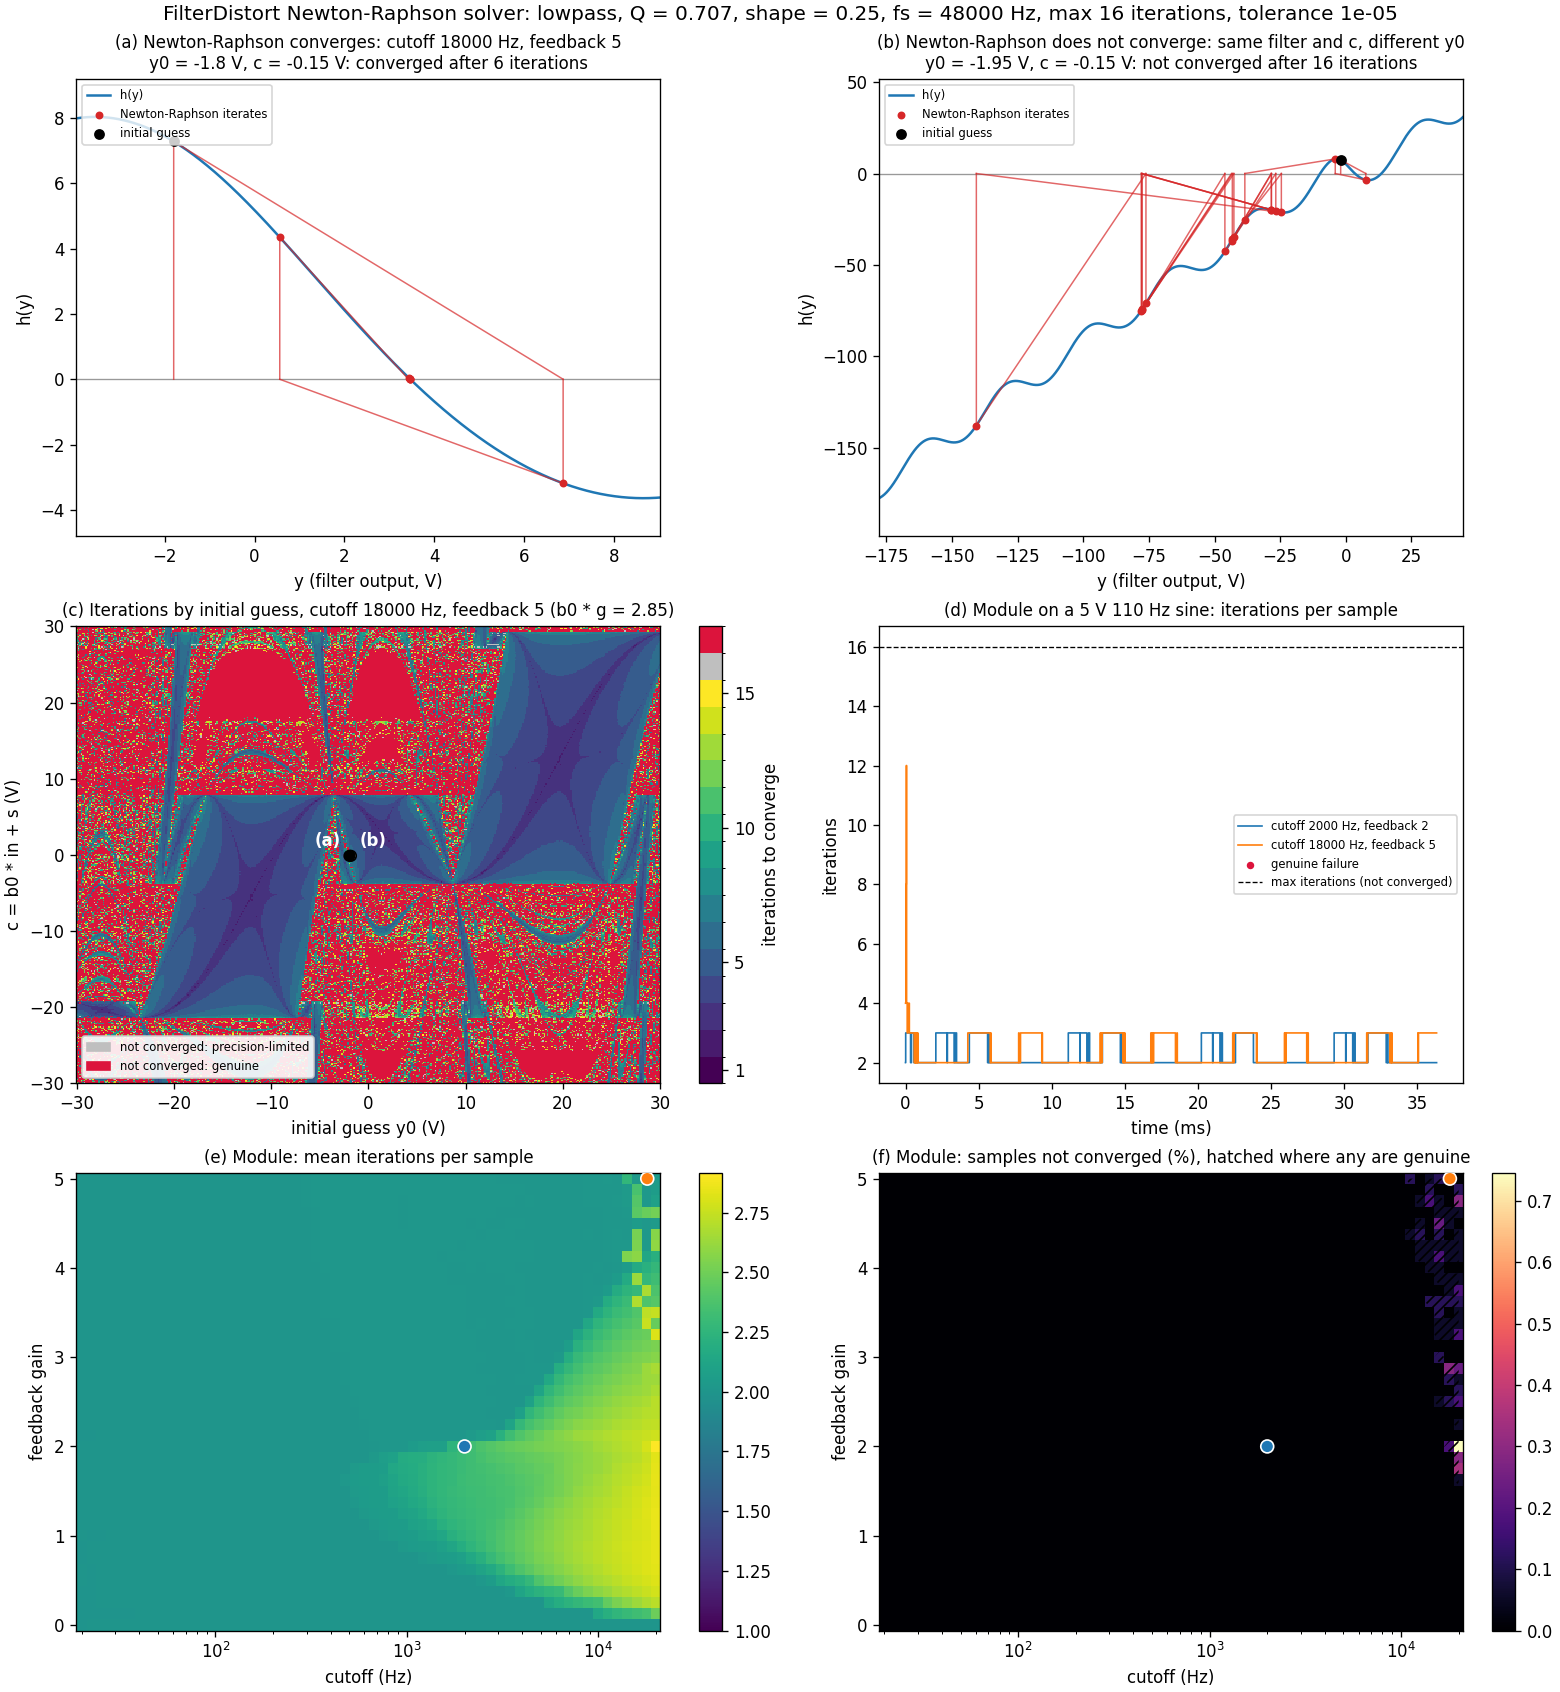

Write Python code to recreate this figure.
"""
Reference implementation of the FilterDistort Newton-Raphson delay-free loop solver.

Mirrors FilterDistort::solveDelayFree() and FilterDistort::process() (Newton-Raphson mode)
from src/FilterDistort.cpp, including Rack's dsp::BiquadFilter (direct form I) and float32
arithmetic. Everything is vectorised over a batch of independent module instances, so the
same code runs a single case or a whole parameter grid.

The loop being solved, per sample:
    y = b0 * (in + g * D(y)) + s,   D(y) = 5 * distort(0.2 * y, shape)
by Newton-Raphson on h(y) = y - b0 * (in + g * D(y)) - s, starting from the previous output.

Non-converged solves are split into two kinds:
  - precision-limited: the iterate is at a root but steps by ~1 float32 ulp forever, because
    the tolerance is smaller than the float32 spacing at that |y|;
  - genuine: the iteration cycles, wanders or blows up away from any root.

Usage:
    py newton_raphson.py [--shape 0.25] [--q 0.707] [--mode lowpass] [--show]
"""

import argparse
from pathlib import Path
from typing import Callable, NamedTuple

import numpy as np
import matplotlib.pyplot as plt
from matplotlib.colors import BoundaryNorm, ListedColormap
from matplotlib.patches import Patch

F32 = np.float32

# Same constants as FilterDistort.cpp
NR_MAX_ITERATIONS = 16
NR_TOLERANCE = F32(1e-5)
DH_EPSILON = F32(1e-9)
MAX_NORMALIZED_FREQ = 0.45

# A non-converged solve whose final step is within this many ulps of y is precision-limited
ULP_SLACK = 4


def distort(x, shape):
    a = np.sin(x + (shape - F32(0.5)) * F32(np.pi))
    b = np.tanh(x)
    blend = np.minimum(shape * F32(2), F32(1))
    return blend * a + (F32(1) - blend) * b


def distort_derivative(x, shape):
    a = np.cos(x + (shape - F32(0.5)) * F32(np.pi))
    t = np.tanh(x)
    b = F32(1) - t * t
    blend = np.minimum(shape * F32(2), F32(1))
    return blend * a + (F32(1) - blend) * b


def D(y, shape):
    """The module's nonlinearity as seen by the loop: 5 * distort(0.2 * y)."""
    return distort(y * F32(0.2), shape) * F32(5)


class Biquad:
    """dsp::BiquadFilter: setParameters() for LOWPASS/BANDPASS/HIGHPASS and IIRFilter::process()."""

    def __init__(self, mode, freq_hz, q, sample_rate):
        freq_hz = np.atleast_1d(np.asarray(freq_hz, dtype=np.float64))
        q = np.broadcast_to(np.asarray(q, dtype=np.float64), freq_hz.shape)
        f = np.minimum(freq_hz / sample_rate, MAX_NORMALIZED_FREQ).astype(F32)
        # K = std::tan(M_PI * f) is evaluated in double, then stored as float
        K = np.tan(np.pi * f.astype(np.float64)).astype(F32)
        q = q.astype(F32)
        norm = F32(1) / (F32(1) + K / q + K * K)
        if mode == "lowpass":
            b0 = K * K * norm
            b1, b2 = F32(2) * b0, b0
        elif mode == "bandpass":
            b0 = K / q * norm
            b1, b2 = np.zeros_like(b0), -b0
        elif mode == "highpass":
            b0 = norm
            b1, b2 = F32(-2) * b0, b0
        else:
            raise ValueError(mode)
        self.b = np.stack([b0, b1, b2]).astype(F32)
        self.a = np.stack([F32(2) * (K * K - F32(1)) * norm, (F32(1) - K / q + K * K) * norm]).astype(F32)
        n = freq_hz.shape[0]
        self.x = np.zeros((2, n), dtype=F32)
        self.y = np.zeros((2, n), dtype=F32)

    def historical(self):
        """s: the output contribution of the filter's internal state."""
        b, a, x, y = self.b, self.a, self.x, self.y
        return b[1] * x[0] + b[2] * x[1] - a[0] * y[0] - a[1] * y[1]

    def process(self, inp):
        out = self.b[0] * inp + self.historical()
        self.x[1] = self.x[0]
        self.x[0] = inp
        self.y[1] = self.y[0]
        self.y[0] = out
        return out


def h(y, inp, gain, shape, b0, s):
    return y - b0 * (inp + gain * D(y, shape)) - s


def newton_raphson(y0, inp, gain, shape, b0, s, trace=None, max_iterations=NR_MAX_ITERATIONS):
    """The loop of FilterDistort::solveDelayFree(), vectorised, from initial guess y0.

    Returns (y, iterations, last_step). iterations is the count needed for
    |step| < NR_TOLERANCE, or max_iterations if the solver ran out of iterations, the
    derivative vanished, or the result is not finite. last_step is the size of the final step
    taken (not part of the C++ code; used to classify non-convergence).
    If trace is a list, (iterate, is_bisection_step) is appended to it after each step; the
    flag is always False here, and exists so plots can share a trace format with other solvers.
    """
    y = np.array(y0, dtype=F32, copy=True)
    iterations = np.full(y.shape, max_iterations, dtype=np.int32)
    last_step = np.zeros(y.shape, dtype=F32)
    # Instances that have hit a `break` in the C++ loop
    done = np.zeros(y.shape, dtype=bool)
    no_bisection = np.zeros(y.shape, dtype=bool)
    if trace is not None:
        trace.append((y.copy(), no_bisection))

    with np.errstate(all="ignore"):
        for i in range(max_iterations):
            hy = h(y, inp, gain, shape, b0, s)
            # D'(y) = distort'(0.2 * y), as the 5 and 0.2 scalings cancel
            dh = F32(1) - b0 * gain * distort_derivative(y * F32(0.2), shape)
            vanished = ~done & (np.abs(dh) < DH_EPSILON)
            last_step[vanished] = np.inf
            done |= vanished
            step = np.where(done, F32(0), hy / np.where(done, F32(1), dh))
            last_step = np.where(done, last_step, np.abs(step))
            y = np.where(done, y, y - step)
            just_converged = ~done & (np.abs(step) < NR_TOLERANCE)
            iterations[just_converged] = i + 1
            done |= just_converged
            if trace is not None:
                trace.append((y.copy(), no_bisection))
            if done.all():
                break

    iterations[~np.isfinite(y)] = max_iterations
    return y, iterations, last_step


class Solver(NamedTuple):
    """A delay-free loop solver, so the same simulation and figure code can run any of them.

    solve(y0, inp, gain, shape, b0, s, trace=None) -> (y, iterations, last_step), where
    iterations == max_iterations means not converged.
    """
    name: str
    solve: Callable
    max_iterations: int
    tolerance: float


NEWTON_RAPHSON = Solver("Newton-Raphson", newton_raphson, NR_MAX_ITERATIONS, NR_TOLERANCE)


def genuinely_failed(solver, y, iterations, last_step):
    """Not converged, and not merely stepping by ~1 ulp at a root."""
    with np.errstate(all="ignore"):
        ulp = np.spacing(np.abs(y).astype(F32))
        precision_limited = np.isfinite(y) & (last_step <= ULP_SLACK * ulp)
    return (iterations >= solver.max_iterations) & ~precision_limited


def simulate(solver, mode, freq_hz, q, gain, shape, signal, sample_rate):
    """FilterDistort::process() with a delay-free solver, over a batch of instances.

    The solver starts from the filter's previous output, as FilterDistort::solveDelayFree() does.
    freq_hz, q and gain broadcast to the batch shape. Returns output, iterations and genuine
    failure flags, each (samples, batch).
    """
    freq_hz = np.atleast_1d(np.asarray(freq_hz, dtype=np.float64))
    filt = Biquad(mode, freq_hz, q, sample_rate)
    gain = np.broadcast_to(np.asarray(gain, dtype=F32), freq_hz.shape).astype(F32)
    shape = F32(shape)
    n = freq_hz.shape[0]
    feedback_state = np.zeros(n, dtype=F32)
    outputs = np.zeros((len(signal), n), dtype=F32)
    iterations = np.zeros((len(signal), n), dtype=np.int32)
    genuine = np.zeros((len(signal), n), dtype=bool)

    for t, inp in enumerate(signal.astype(F32)):
        y, its, last_step = solver.solve(filt.y[0], inp, gain, shape, filt.b[0], filt.historical())
        # Fall back to the unit-delay loop if the solver diverged
        filter_in = np.where(np.isfinite(y), inp + D(y, shape) * gain, inp + feedback_state)
        filtered = filt.process(filter_in)
        distorted = D(filtered, shape)
        feedback_state = distorted * gain
        outputs[t] = distorted
        iterations[t] = its
        genuine[t] = genuinely_failed(solver, y, its, last_step)

    return outputs, iterations, genuine


def plot_solve(ax, solver, y0, c, gain, shape, b0, title):
    """Plot h(y) for one solve, with the iterates: Newton-Raphson tangent steps in red,
    bisection midpoints in purple.

    c = b0 * in + s collects everything known at this sample, so in = c / b0, s = 0.
    """
    inp, s = F32(c / b0), F32(0)
    trace = []
    _, its, _ = solver.solve(np.array([y0], F32), inp, gain, shape, b0, s, trace=trace)
    iterates = np.array([v[0][0] for v in trace], dtype=np.float64)
    bisection = np.array([v[1][0] for v in trace], dtype=bool)
    keep = np.isfinite(iterates)
    finite, bisection = iterates[keep], bisection[keep]

    span = max(np.ptp(finite), 4.0)
    lo, hi = finite.min() - 0.25 * span, finite.max() + 0.25 * span
    ys = np.linspace(lo, hi, 2000).astype(F32)
    hs = h(ys, inp, gain, shape, b0, s)
    ax.axhline(0, color="0.6", lw=0.8)
    ax.plot(ys, hs, color="C0", lw=1.5, label="h(y)")

    hv = h(finite.astype(F32), inp, gain, shape, b0, s)
    for k in range(len(finite) - 1):
        if bisection[k + 1]:
            # Bisection step: no tangent, just the evaluated midpoint
            ax.plot([finite[k + 1], finite[k + 1]], [0, hv[k + 1]], color="C4", lw=0.9, alpha=0.7)
        else:
            ax.plot([finite[k], finite[k], finite[k + 1]], [0, hv[k], 0], color="C3", lw=0.9, alpha=0.7)
    ax.scatter(finite[~bisection], hv[~bisection], color="C3", s=14, zorder=3, label="Newton-Raphson iterates")
    if bisection.any():
        ax.scatter(finite[bisection], hv[bisection], color="C4", marker="s", s=14, zorder=3,
                   label="bisection midpoints")
    ax.scatter([finite[0]], [hv[0]], color="k", s=30, zorder=4, label="initial guess")

    # Inset zoomed on the bisection midpoints when the full trajectory dwarfs them
    if bisection.any():
        b_lo, b_hi = finite[bisection].min(), finite[bisection].max()
        if b_hi - b_lo < 0.1 * (hi - lo):
            pad = max(b_hi - b_lo, 1e-3) * 0.5
            zoom = ax.inset_axes([0.55, 0.08, 0.42, 0.42])
            zys = np.linspace(b_lo - pad, b_hi + pad, 500).astype(F32)
            zoom.axhline(0, color="0.6", lw=0.8)
            zoom.plot(zys, h(zys, inp, gain, shape, b0, s), color="C0", lw=1.2)
            zoom.scatter(finite[bisection], hv[bisection], color="C4", marker="s", s=10, zorder=3)
            zoom.set_xlim(b_lo - pad, b_hi + pad)
            zoom.set_title(f"bisection, zoomed ({bisection.sum()} steps)", fontsize=7)
            zoom.tick_params(labelsize=6)
            ax.indicate_inset_zoom(zoom, edgecolor="0.4")

    status = f"converged after {its[0]} iterations" if its[0] < solver.max_iterations else \
        f"not converged after {solver.max_iterations} iterations"
    ax.set_title(f"{title}\ny0 = {y0:.3g} V, c = {c:.3g} V: {status}", fontsize=10)
    ax.set_xlabel("y (filter output, V)")
    ax.set_ylabel("h(y)")
    ax.set_xlim(lo, hi)
    pad = 0.1 * np.ptp(hs)
    ax.set_ylim(hs.min() - pad, hs.max() + pad)
    ax.legend(fontsize=7, loc="upper left")


def run(solver, description, default_output, show_own_failures=False):
    """Parse the command line, run solver through every analysis and save the figure.

    With show_own_failures, adds a row with solves where this solver itself does not converge:
    one that never takes a bisection step, and one that does.
    """
    parser = argparse.ArgumentParser(description=description, formatter_class=argparse.RawDescriptionHelpFormatter)
    parser.add_argument("--shape", type=float, default=0.25, help="distortion shape, 0-1 (default 0.25)")
    parser.add_argument("--q", type=float, default=0.70710678, help="filter Q (default 0.707)")
    parser.add_argument("--mode", choices=["lowpass", "bandpass", "highpass"], default="lowpass")
    parser.add_argument("--sample-rate", type=float, default=48000.0)
    parser.add_argument("--input-freq", type=float, default=110.0, help="test sine frequency in Hz")
    parser.add_argument("--input-amp", type=float, default=5.0, help="test sine amplitude in V")
    parser.add_argument("--gentle", type=float, nargs=2, default=[2000.0, 2.0], metavar=("FREQ", "GAIN"),
                        help="cutoff (Hz) and feedback gain of the gentle setting (default 2000 2)")
    parser.add_argument("--hard", type=float, nargs=2, default=[18000.0, 5.0], metavar=("FREQ", "GAIN"),
                        help="cutoff (Hz) and feedback gain of the hard setting (default 18000 5)")
    parser.add_argument("--output", type=Path, default=default_output)
    parser.add_argument("--show", action="store_true", help="open an interactive window")
    args = parser.parse_args()

    sr = args.sample_rate
    shape = F32(args.shape)
    n = int(round(sr * 4 / args.input_freq))  # four periods
    t = np.arange(n) / sr
    signal = (args.input_amp * np.sin(2 * np.pi * args.input_freq * t)).astype(F32)

    # Time-domain runs of the module at two settings, as a batch of two instances
    freqs = np.array([args.gentle[0], args.hard[0]])
    gains = np.array([args.gentle[1], args.hard[1]])
    labels = [f"cutoff {f:g} Hz, feedback {g:g}" for f, g in zip(freqs, gains)]
    max_its = solver.max_iterations
    _, its, genuine = simulate(solver, args.mode, freqs, args.q, gains, shape, signal, sr)
    print(f"{solver.name}, module running on a {args.input_amp:g} V {args.input_freq:g} Hz sine, "
          f"shape {args.shape:g}:")
    for col, label in enumerate(labels):
        nc = its[:, col] >= max_its
        print(f"  {label}: mean {its[:, col].mean():.2f} iterations, "
              f"{100 * nc.mean():.1f}% not converged ({100 * genuine[:, col].mean():.1f}% genuine, "
              f"{100 * (nc & ~genuine[:, col]).mean():.1f}% precision-limited)")

    # Basin map for the hard setting: one solve for every initial guess y0 and known term
    # c = b0 * in + s. In the module y0 is the previous output; here it is swept freely.
    hard = Biquad(args.mode, [args.hard[0]], args.q, sr)
    b0 = hard.b[0, 0]
    hard_gain = F32(args.hard[1])
    y0s = np.linspace(-30, 30, 401).astype(F32)
    cs = np.linspace(-30, 30, 401).astype(F32)
    Y0, C = np.meshgrid(y0s, cs)
    y, basin_its, last_step = solver.solve(Y0, C / b0, hard_gain, shape, b0, F32(0))
    basin_genuine = genuinely_failed(solver, y, basin_its, last_step)
    # Categories: 1..max-1 iterations to converge, max = precision-limited, max+1 = genuine
    basin = np.where(basin_genuine, max_its + 1, basin_its)
    print(f"Basin map, {labels[1]} (b0 * g = {b0 * hard_gain:.2f}): "
          f"{100 * (basin == max_its).mean():.1f}% precision-limited, "
          f"{100 * basin_genuine.mean():.1f}% genuine failures")

    # Example solves on the same row of the basin map (same c), differing only in y0: the plain
    # Newton-Raphson genuine failure closest to the centre, and the nearest guess beside it where
    # Newton-Raphson converges. Chosen from Newton-Raphson for every solver, so their figures
    # show the same two cases.
    nr_y, nr_its, nr_last_step = newton_raphson(Y0, C / b0, hard_gain, shape, b0, F32(0))
    nr_genuine = genuinely_failed(NEWTON_RAPHSON, nr_y, nr_its, nr_last_step)
    rows, cols = np.nonzero(nr_genuine)
    if rows.size == 0:
        raise SystemExit("No Newton-Raphson failures at the hard setting; try a higher --hard gain or cutoff.")
    k = np.argmin(np.hypot(Y0[rows, cols], C[rows, cols]))
    r, fail_col = rows[k], cols[k]
    converged_cols = np.flatnonzero(nr_its[r] < NR_MAX_ITERATIONS)
    ok_col = converged_cols[np.argmin(np.abs(converged_cols - fail_col))]

    # This solver's own genuine failures closest to the centre of the basin map, split by
    # whether it ever took a bisection step
    own_cases = []
    if show_own_failures:
        trace = []
        solver.solve(Y0, C / b0, hard_gain, shape, b0, F32(0), trace=trace)
        ever_bisected = np.stack([step[1] for step in trace]).any(axis=0)
        for kind, mask in [("never brackets a root", basin_genuine & ~ever_bisected),
                           ("out of iterations while bisecting", basin_genuine & ever_bisected)]:
            rows, cols = np.nonzero(mask)
            if rows.size:
                k = np.argmin(np.hypot(Y0[rows, cols], C[rows, cols]))
                own_cases.append((kind, rows[k], cols[k]))

    # Parameter map: cutoff x feedback gain, every cell a separate module instance
    grid_freqs = np.geomspace(20.0, 20000.0, 60)
    grid_gains = np.linspace(0.0, 5.0, 41)
    F, G = np.meshgrid(grid_freqs, grid_gains)
    _, grid_its, grid_genuine = simulate(solver, args.mode, F.ravel(), args.q, G.ravel(), shape, signal, sr)
    grid_mean = grid_its.mean(axis=0).reshape(F.shape)
    grid_nc = (grid_its >= max_its).mean(axis=0).reshape(F.shape) * 100
    grid_gen = grid_genuine.mean(axis=0).reshape(F.shape) * 100

    n_rows = 4 if own_cases else 3
    fig = plt.figure(figsize=(13, 4.7 * n_rows), layout="constrained")
    fig.suptitle(f"FilterDistort {solver.name} solver: {args.mode}, Q = {args.q:.3g}, shape = {args.shape:g}, "
                 f"fs = {sr:g} Hz, max {max_its} iterations, tolerance {solver.tolerance:g}")
    gs = fig.add_gridspec(n_rows, 2)
    own_letters = "gh"
    for col, (kind, row, own_col) in enumerate(own_cases):
        plot_solve(fig.add_subplot(gs[3, col]), solver, float(Y0[row, own_col]), float(C[row, own_col]),
                   hard_gain, shape, b0, f"({own_letters[col]}) Does not converge: {kind}")

    plot_solve(fig.add_subplot(gs[0, 0]), solver, float(Y0[r, ok_col]), float(C[r, ok_col]), hard_gain, shape, b0,
               f"(a) Newton-Raphson converges: {labels[1]}")
    plot_solve(fig.add_subplot(gs[0, 1]), solver, float(Y0[r, fail_col]), float(C[r, fail_col]), hard_gain, shape,
               b0, f"(b) Newton-Raphson does not converge: same filter and c, different y0")

    ax = fig.add_subplot(gs[1, 0])
    base = plt.get_cmap("viridis", max_its - 1)
    cmap = ListedColormap([base(i) for i in range(max_its - 1)] + ["0.75", "crimson"])
    norm = BoundaryNorm(np.arange(0.5, max_its + 2), cmap.N)
    mesh = ax.pcolormesh(Y0, C, basin, cmap=cmap, norm=norm, shading="nearest", rasterized=True)
    cbar = fig.colorbar(mesh, ax=ax, ticks=[1] + list(range(5, max_its, 5 if max_its <= 20 else 10)))
    cbar.set_label("iterations to converge")
    ax.legend(handles=[Patch(color="0.75", label="not converged: precision-limited"),
                       Patch(color="crimson", label="not converged: genuine")],
              fontsize=7, loc="lower left", framealpha=0.9)
    ax.scatter([Y0[r, ok_col], Y0[r, fail_col]], [C[r, fail_col]] * 2, c=["w", "k"], edgecolors="k", s=40)
    ax.annotate("(a)", (Y0[r, ok_col], C[r, ok_col]), xytext=(-22, 6), textcoords="offset points",
                color="w", fontweight="bold")
    ax.annotate("(b)", (Y0[r, fail_col], C[r, fail_col]), xytext=(6, 6), textcoords="offset points",
                color="w", fontweight="bold")
    for col, (_, row, own_col) in enumerate(own_cases):
        ax.scatter([Y0[row, own_col]], [C[row, own_col]], c="k", edgecolors="w", s=40)
        ax.annotate(f"({own_letters[col]})", (Y0[row, own_col], C[row, own_col]), xytext=(6, -14),
                    textcoords="offset points", color="w", fontweight="bold")
    ax.set_xlabel("initial guess y0 (V)")
    ax.set_ylabel("c = b0 * in + s (V)")
    ax.set_title(f"(c) Iterations by initial guess, {labels[1]} (b0 * g = {b0 * hard_gain:.2f})", fontsize=10)

    ax = fig.add_subplot(gs[1, 1])
    for col in range(2):
        ax.step(t * 1000, its[:, col], where="mid", lw=1, label=labels[col], color=f"C{col}")
        bad = genuine[:, col]
        ax.scatter(t[bad] * 1000, its[bad, col], color="crimson", s=12, zorder=3,
                   label="genuine failure" if col == 1 else None)
    ax.axhline(max_its, color="k", ls="--", lw=0.8, label="max iterations (not converged)")
    ax.set_xlabel("time (ms)")
    ax.set_ylabel("iterations")
    ax.set_title(f"(d) Module on a {args.input_amp:g} V {args.input_freq:g} Hz sine: iterations per sample",
                 fontsize=10)
    ax.legend(fontsize=7, loc="center right")

    for col, (data, title, cmap_name) in enumerate([
        (grid_mean, "(e) Module: mean iterations per sample", "viridis"),
        (grid_nc, "(f) Module: samples not converged (%), hatched where any are genuine", "magma"),
    ]):
        ax = fig.add_subplot(gs[2, col])
        mesh = ax.pcolormesh(F, G, data, cmap=cmap_name, shading="nearest", rasterized=True,
                             vmin=1 if col == 0 else 0, vmax=max(data.max(), 1e-9))
        fig.colorbar(mesh, ax=ax)
        if col == 1 and (grid_gen > 0).any():
            ax.contourf(F, G, grid_gen > 0, levels=[0.5, 1.5], colors="none", hatches=["////"])
        ax.scatter(freqs, gains, c=["C0", "C1"], edgecolors="w", s=60, zorder=3)
        ax.set_xscale("log")
        ax.set_xlabel("cutoff (Hz)")
        ax.set_ylabel("feedback gain")
        ax.set_title(title, fontsize=10)

    fig.savefig(args.output, dpi=120)
    print(f"Saved {args.output}")
    if args.show:
        plt.show()


if __name__ == "__main__":
    run(NEWTON_RAPHSON, __doc__, Path(__file__).with_name("newton_raphson.png"))
